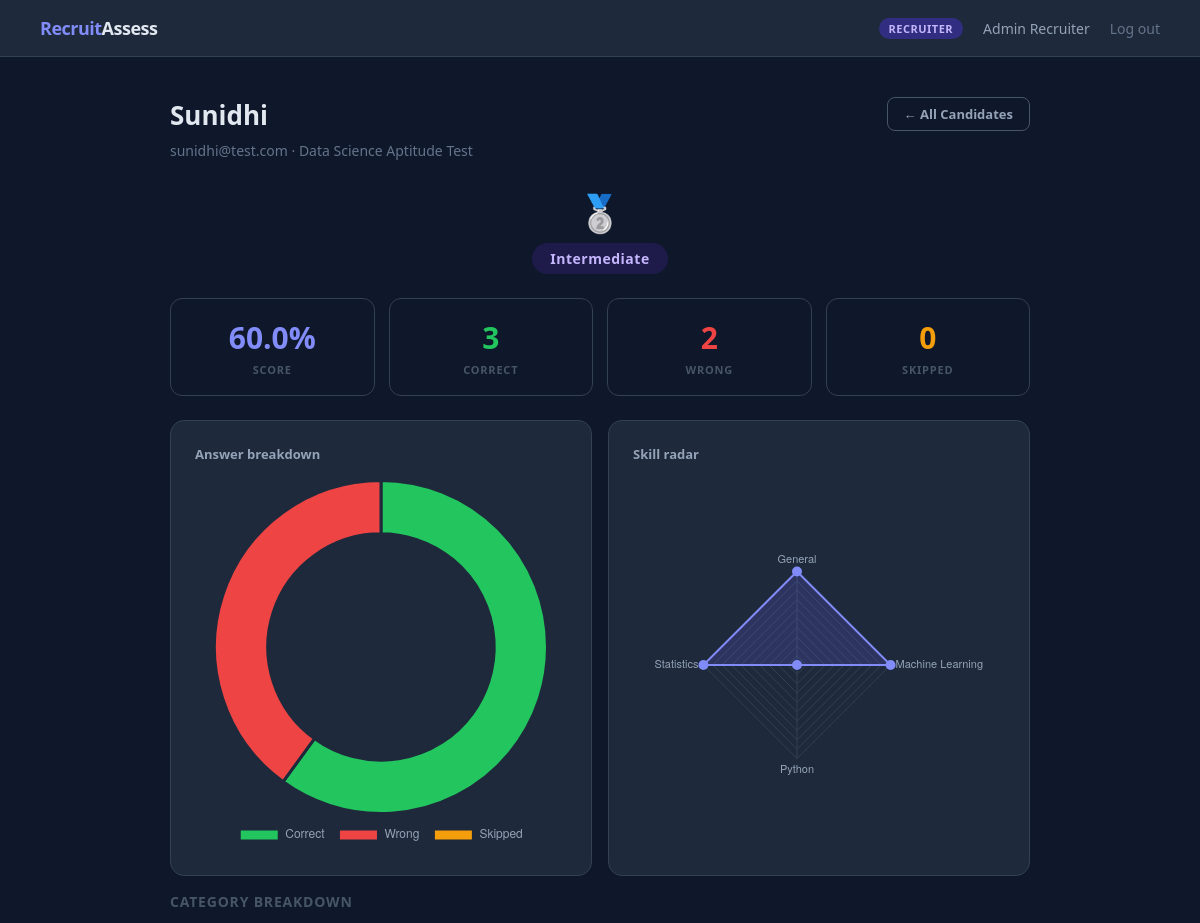
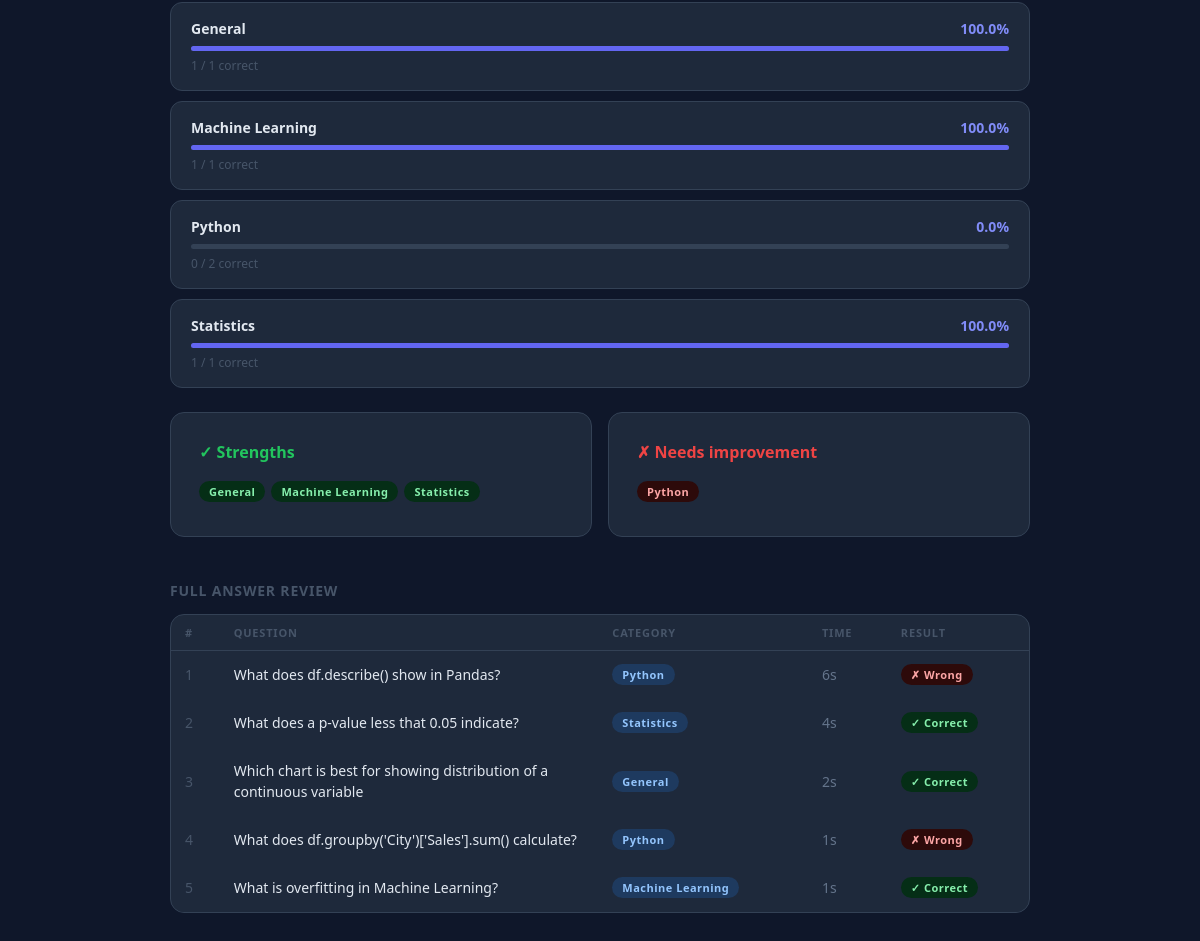
The app's page /recruiter/candidate/2/assessment/1 (signed in) with its own data (2 pictures, top to bottom).
### tables this page shows
CREATE TABLE users (
        id         INTEGER PRIMARY KEY AUTOINCREMENT,
        name       TEXT NOT NULL,
        email      TEXT UNIQUE NOT NULL,
        password   TEXT NOT NULL,
        role       TEXT NOT NULL DEFAULT 'candidate',
        created_at DATETIME DEFAULT CURRENT_TIMESTAMP
    );

CREATE TABLE assessments (
        id          INTEGER PRIMARY KEY AUTOINCREMENT,
        title       TEXT NOT NULL,
        description TEXT,
        created_by  INTEGER,
        time_limit  INTEGER DEFAULT 60,
        is_active   INTEGER DEFAULT 1,
        created_at  DATETIME DEFAULT CURRENT_TIMESTAMP,
        FOREIGN KEY (created_by) REFERENCES users(id)
    );

CREATE TABLE scores (
        id              INTEGER PRIMARY KEY AUTOINCREMENT,
        candidate_id    INTEGER NOT NULL,
        assessment_id   INTEGER NOT NULL,
        total_score     INTEGER DEFAULT 0,
        max_score       INTEGER DEFAULT 0,
        percentage      REAL DEFAULT 0,
        correct_count   INTEGER DEFAULT 0,
        wrong_count     INTEGER DEFAULT 0,
        skipped_count   INTEGER DEFAULT 0,
        avg_time_per_q  REAL DEFAULT 0,
        completed_at    DATETIME DEFAULT CURRENT_TIMESTAMP,
        FOREIGN KEY (candidate_id)  REFERENCES users(id),
        FOREIGN KEY (assessment_id) REFERENCES assessments(id)
    );

CREATE TABLE responses (
        id              INTEGER PRIMARY KEY AUTOINCREMENT,
        candidate_id    INTEGER NOT NULL,
        assessment_id   INTEGER NOT NULL,
        question_id     INTEGER NOT NULL,
        selected_option TEXT,
        is_correct      INTEGER,
        time_taken      INTEGER DEFAULT 0,
        answered_at     DATETIME DEFAULT CURRENT_TIMESTAMP,
        FOREIGN KEY (candidate_id)  REFERENCES users(id),
        FOREIGN KEY (assessment_id) REFERENCES assessments(id),
        FOREIGN KEY (question_id)   REFERENCES questions(id)
    );

CREATE TABLE questions (
        id             INTEGER PRIMARY KEY AUTOINCREMENT,
        assessment_id  INTEGER NOT NULL,
        question_text  TEXT NOT NULL,
        option_a       TEXT NOT NULL,
        option_b       TEXT NOT NULL,
        option_c       TEXT NOT NULL,
        option_d       TEXT NOT NULL,
        correct_option TEXT NOT NULL,
        category       TEXT DEFAULT 'General',
        difficulty     TEXT DEFAULT 'Medium',
        FOREIGN KEY (assessment_id) REFERENCES assessments(id)
    );

### app.py (the view)
@app.route('/recruiter/candidate/<int:candidate_id>/assessment/<int:assessment_id>')
def recruiter_candidate_detail(candidate_id, assessment_id):
    guard = login_required('recruiter')
    if guard: return guard
    candidate  = get_user(candidate_id)
    assessment = get_assessment(assessment_id)
    score_row  = get_score(candidate_id, assessment_id)
    analytics  = get_candidate_analytics(candidate_id, assessment_id)
    responses  = get_candidate_responses(candidate_id, assessment_id)
    rank_label, rank_emoji, rank_color = get_rank_label(
        score_row['percentage'] if score_row else 0
    )
    return render_template('candidate_detail.html',
                           candidate=candidate,
                           assessment=assessment,
                           score=score_row,
                           analytics=analytics,
                           responses=responses,
                           rank_label=rank_label,
                           rank_emoji=rank_emoji,
                           rank_color=rank_color)

### app.py (called while the page is built)
def login_required(role=None):
    if 'user_id' not in session:
        return redirect(url_for('login'))
    if role and session.get('role') != role:
        return redirect(url_for('dashboard'))
    return None

### database.py (called while the page is built)
def get_conn():
    conn = sqlite3.connect(DB)
    conn.row_factory = sqlite3.Row   # lets you access columns by name like dict
    return conn

def get_user(user_id):
    conn = get_conn()
    user = conn.execute("SELECT * FROM users WHERE id=?", (user_id,)).fetchone()
    conn.close()
    return dict(user) if user else None

def get_assessment(assessment_id):
    conn = get_conn()
    row = conn.execute("SELECT * FROM assessments WHERE id=?", (assessment_id,)).fetchone()
    conn.close()
    return dict(row) if row else None

def get_candidate_responses(candidate_id, assessment_id):
    conn = get_conn()
    rows = conn.execute('''
        SELECT r.*, q.question_text, q.option_a, q.option_b, q.option_c, q.option_d,
               q.correct_option, q.category, q.difficulty
        FROM responses r JOIN questions q ON r.question_id=q.id
        WHERE r.candidate_id=? AND r.assessment_id=?
    ''', (candidate_id, assessment_id)).fetchall()
    conn.close()
    return [dict(r) for r in rows]

def get_score(candidate_id, assessment_id):
    conn = get_conn()
    row = conn.execute(
        "SELECT * FROM scores WHERE candidate_id=? AND assessment_id=?",
        (candidate_id, assessment_id)
    ).fetchone()
    conn.close()
    return dict(row) if row else None

### scoring.py (called while the page is built)
def get_rank_label(percentage):
    if percentage >= 85:
        return ('Expert',        '🏆', '#fbbf24')
    elif percentage >= 70:
        return ('Advanced',      '🥇', '#818cf8')
    elif percentage >= 55:
        return ('Intermediate',  '🥈', '#34d399')
    elif percentage >= 40:
        return ('Beginner',      '🥉', '#94a3b8')
    else:
        return ('Needs Practice','📚', '#f87171')

### templates/candidate_detail.html (shortened to what this page needs)
{% extends "base.html" %}
{% block content %}
<div class="container">
  <div style="display:flex;justify-content:space-between;align-items:flex-start;flex-wrap:wrap;gap:12px;margin-bottom:28px">
    <div>
      <h1 class="page-title">{{ candidate.name }}</h1>
      <p class="page-sub" style="margin-bottom:0">{{ candidate.email }} · {{ assessment.title }}</p>
    </div>
    <a href="/recruiter/assessment/{{ assessment.id }}/candidates" class="btn btn-outline btn-sm">← All Candidates</a>
  </div>
  <div style="text-align:center;margin-bottom:24px">
    <div style="font-size:36px;margin-bottom:6px">{{ rank_emoji }}</div>
    <div class="badge badge-purple" style="font-size:14px;padding:6px 18px">{{ rank_label }}</div>
  </div>
  <div class="stat-grid" style="margin-bottom:24px">
    <div class="stat-card"><div class="stat-val" style="color:#818cf8">{{ score.percentage | round(1) }}%</div><div class="stat-lbl">Score</div></div>
    <div class="stat-card"><div class="stat-val" style="color:#22c55e">{{ score.correct_count }}</div><div class="stat-lbl">Correct</div></div>
    <div class="stat-card"><div class="stat-val" style="color:#ef4444">{{ score.wrong_count }}</div><div class="stat-lbl">Wrong</div></div>
    <div class="stat-card"><div class="stat-val" style="color:#f59e0b">{{ score.skipped_count }}</div><div class="stat-lbl">Skipped</div></div>
  </div>
  <div style="display:grid;grid-template-columns:1fr 1fr;gap:16px;margin-bottom:16px">
    <div class="chart-card">
      <h3>Answer breakdown</h3>
      <canvas id="donutChart" height="220"></canvas>
    </div>
    <div class="chart-card">
      <h3>Skill radar</h3>
      <canvas id="radarChart" height="220"></canvas>
    </div>
  </div>
  <h2 style="font-size:14px;font-weight:600;color:#475569;letter-spacing:.8px;text-transform:uppercase;margin-bottom:14px">Category breakdown</h2>
  {% for cat in analytics.category_performance %}
  <div style="background:#1e293b;border:1px solid #334155;border-radius:12px;padding:16px 20px;margin-bottom:10px">
    <div style="display:flex;justify-content:space-between;align-items:center;margin-bottom:8px">
      <span style="font-size:14px;font-weight:600">{{ cat.category }}</span>
      <span style="font-size:14px;font-weight:700;color:#818cf8">{{ cat.percentage }}%</span>
    </div>
    <div class="track"><div class="track-fill" style="width:{{ cat.percentage }}%;background:#6366f1"></div></div>
    <div style="font-size:12px;color:#475569;margin-top:6px">{{ cat.correct }} / {{ cat.total }} correct</div>
  </div>
  {% endfor %}
  {% if analytics.strengths or analytics.weaknesses %}
  <div style="display:grid;grid-template-columns:1fr 1fr;gap:16px;margin:24px 0">
    <div class="card">
      <div class="card-title" style="color:#22c55e">✓ Strengths</div>
      {% for s in analytics.strengths %}<span class="badge badge-green" style="margin-right:6px;margin-bottom:6px">{{ s }}</span>{% endfor %}
    </div>
    <div class="card">
      <div class="card-title" style="color:#ef4444">✗ Needs improvement</div>
      {% for w in analytics.weaknesses %}<span class="badge badge-red" style="margin-right:6px;margin-bottom:6px">{{ w }}</span>{% endfor %}
    </div>
  </div>
  {% endif %}
  <h2 style="font-size:14px;font-weight:600;color:#475569;letter-spacing:.8px;text-transform:uppercase;margin-bottom:14px">Full answer review</h2>
  <div style="background:#1e293b;border:1px solid #334155;border-radius:14px;overflow:hidden;overflow-x:auto;margin-bottom:28px">
    <table>
      <thead><tr><th>#</th><th>Question</th><th>Category</th><th>Time</th><th>Result</th></tr></thead>
      <tbody>
        {% for r in responses %}
        <tr>
          <td style="color:#475569">{{ loop.index }}</td>
          <td style="color:#e2e8f0;max-width:280px;line-height:1.5">{{ r.question_text }}</td>
          <td><span class="badge badge-blue">{{ r.category }}</span></td>
          <td style="color:#64748b">{{ r.time_taken }}s</td>
          <td>
            {% if r.is_correct == 1 %}<span class="badge badge-green">✓ Correct</span>
            {% elif r.is_correct == 0 %}<span class="badge badge-red">✗ Wrong</span>
            {% else %}<span class="badge badge-gray">Skipped</span>{% endif %}
          </td>
        </tr>
        {% endfor %}
      </tbody>
    </table>
  </div>
</div>
<script>
Chart.defaults.color = '#64748b';
const catData = {{ analytics.category_performance | tojson }};
new Chart(document.getElementById('donutChart'), {
  type:'doughnut',
  data:{ labels:['Correct','Wrong','Skipped'], datasets:[{ data:[{{ score.correct_count }},{{ score.wrong_count }},{{ score.skipped_count }}], backgroundColor:['#22c55e','#ef4444','#f59e0b'], borderColor:'#1e293b', borderWidth:3 }] },
  options:{ responsive:true, cutout:'68%', plugins:{ legend:{ position:'bottom', labels:{color:'#94a3b8',padding:14} } } }
});
new Chart(document.getElementById('radarChart'), {
  type:'radar',
  data:{ labels:catData.map(c=>c.category), datasets:[{ label:'Score %', data:catData.map(c=>c.percentage), backgroundColor:'#6366f133', borderColor:'#818cf8', borderWidth:2, pointBackgroundColor:'#818cf8', pointRadius:4 }] },
  options:{ responsive:true, scales:{ r:{ beginAtZero:true, max:100, grid:{color:'#334155'}, angleLines:{color:'#334155'}, ticks:{display:false}, pointLabels:{color:'#94a3b8',font:{size:11}} } }, plugins:{legend:{display:false}} }
});
</script>
{% endblock %}

### templates/base.html (style rules this page uses)
* { margin:0; padding:0; box-sizing:border-box; }
body { font-family:'Segoe UI',sans-serif; background:#0f172a; color:#e2e8f0; min-height:100vh; }
.container { max-width:900px; margin:0 auto; padding:40px 20px; }
.page-title { font-size:26px; font-weight:700; margin-bottom:8px; }
.page-sub { font-size:14px; color:#64748b; margin-bottom:32px; }
.card { background:#1e293b; border:1px solid #334155; border-radius:14px; padding:28px; margin-bottom:20px; }
.card-title { font-size:16px; font-weight:600; margin-bottom:16px; color:#f1f5f9; }
.btn { display:inline-block; padding:11px 28px; border-radius:8px; font-size:14px; font-weight:600; cursor:pointer; text-decoration:none; border:none; transition:all .2s; }
.btn-outline { background:transparent; color:#94a3b8; border:1px solid #475569; }
.btn-sm { padding:7px 16px; font-size:13px; }
table { width:100%; border-collapse:collapse; font-size:14px; }
th { text-align:left; padding:10px 14px; font-size:11px; font-weight:700; letter-spacing:.8px; text-transform:uppercase; color:#475569; border-bottom:1px solid #334155; }
td { padding:13px 14px; border-bottom:1px solid #1e293b; color:#94a3b8; }
.badge { display:inline-block; font-size:11px; font-weight:700; padding:3px 10px; border-radius:99px; letter-spacing:.5px; }
.badge-green { background:#052e16; color:#86efac; }
.badge-blue { background:#1e3a5f; color:#93c5fd; }
.badge-purple { background:#1e1b4b; color:#c4b5fd; }
.badge-red { background:#2d0a0a; color:#fca5a5; }
.stat-grid { display:grid; grid-template-columns:repeat(4,1fr); gap:14px; margin-bottom:28px; }
.stat-card { background:#0f172a; border:1px solid #334155; border-radius:12px; padding:18px; text-align:center; }
.stat-val { font-size:30px; font-weight:800; margin-bottom:4px; }
.stat-lbl { font-size:11px; font-weight:600; letter-spacing:.8px; text-transform:uppercase; color:#475569; }

### templates/candidate_detail.html (style rules this page uses)
.chart-card { background:#1e293b; border:1px solid #334155; border-radius:14px; padding:24px; }
.chart-card h3 { font-size:13px; font-weight:600; color:#94a3b8; margin-bottom:16px; }
.track { width:100%; height:5px; background:#334155; border-radius:99px; }
.track-fill { height:100%; border-radius:99px; }

### records on screen
users: name "Sunidhi", email "sunidhi@test.com"
assessments: title "Data Science Aptitude Test"
scores: percentage "60.0", correct_count "3", wrong_count "2", skipped_count "0"
responses: category "General", percentage "100.0", correct "1", total "1", question_text "Which chart is best for showing distribution of a continuous variable", time_taken "2", is_correct "✓ Correct"
responses: category "Machine Learning", percentage "100.0", correct "1", total "1", question_text "What is overfitting in Machine Learning?", time_taken "1", is_correct "✓ Correct"
responses: category "Python", percentage "0.0", correct "0", total "2", question_text "What does df.describe() show in Pandas?", time_taken "6", shows "✗ Wrong"
responses: category "Statistics", percentage "100.0", correct "1", total "1", question_text "What does a p-value less that 0.05 indicate?", time_taken "4", is_correct "✓ Correct"
questions: category "General"
questions: category "Machine Learning"
questions: category "Statistics"
questions: category "Python"
responses: question_text "What does df.groupby('City')['Sales'].sum() calculate?", category "Python", time_taken "1", is_correct "✗ Wrong"

### other values on screen
{{ session.role }} "RECRUITER"
{{ session.name }} "Admin Recruiter"
{{ rank_emoji }} "🥈"
{{ rank_label }} "Intermediate"
chart data {{ score.correct_count }} 3
chart data {{ score.wrong_count }} 2
chart data {{ score.skipped_count }} 0
